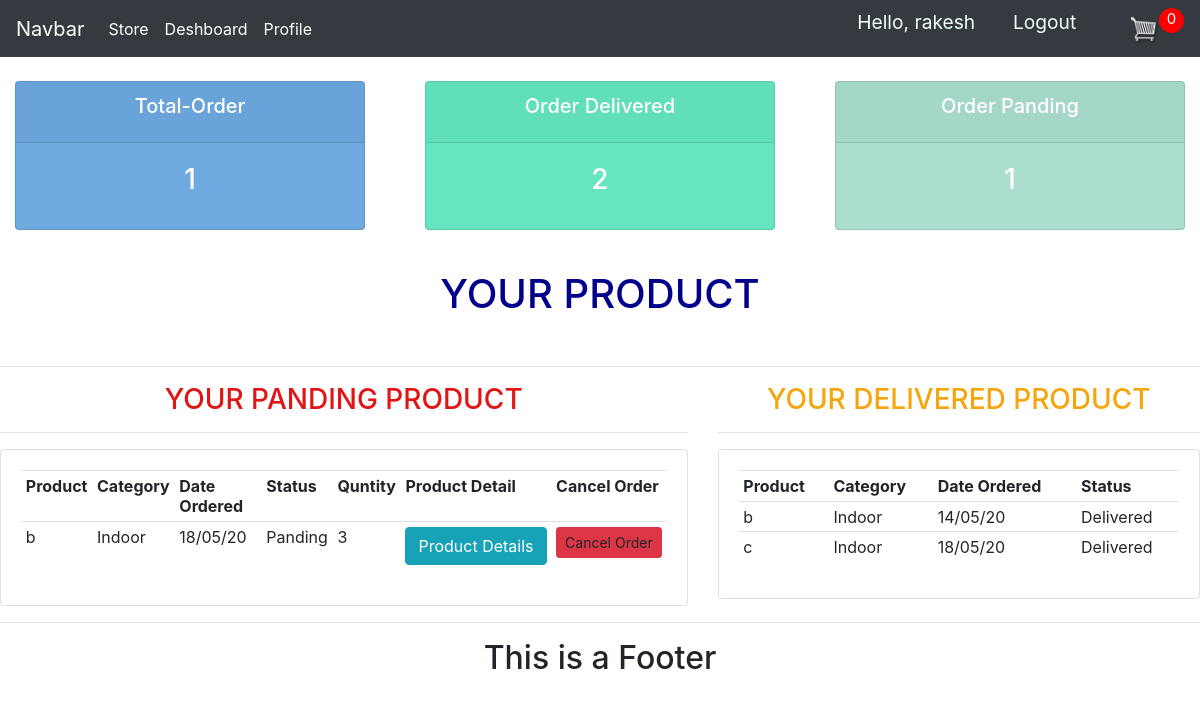
Screenshot of /customer/dashboard/ (signed in) with the database file from the repository.
### accounts/models.py (models this page shows)
class MyProfile(models.Model):
    type = (('customer','customer'),('seller','seller'))
    ge = (('male','Male'),('female','Female'))
    user = models.OneToOneField(to=User, on_delete=models.CASCADE)
    name = models.CharField(max_length=100,validators=[validator.name])
    gender = models.CharField(max_length=100,choices=ge)
    phone = models.CharField(max_length=100,validators=[validator.phone])
    register_type = models.CharField(max_length=100,choices=type)
    profile_pic = models.ImageField(default='facebook.jpg', upload_to='profile_pic/', null=True, blank=True)
    cr_date = models.DateTimeField(auto_now_add=True)
    def __str__(self):
        return self.name

### customer/models.py (models this page shows, shortened)
class OrderItem(models.Model):
    status = (('Panding','Panding'),('Delivered','Delivered'))
    product = models.ForeignKey(Product,on_delete=models.CASCADE)
    order = models.ForeignKey(Orders, on_delete=models.CASCADE)
    status = models.CharField(max_length=50,choices=status,default='Panding')
    quantity = models.IntegerField(default=0)
    cr_date = models.DateTimeField(auto_now_add=True)

### seller/models.py (models this page shows, shortened)
class Product(models.Model):
    Category = (('Indoor','Indoor'),('Out Door','Out Door'))
    seller = models.ForeignKey(to=MyProfile,on_delete=models.CASCADE)
    name = models.CharField(max_length=200)
    price = models.FloatField()
    Category = models.CharField(max_length=100,choices = Category)
    description = models.TextField()
    image = models.ImageField(upload_to='product/')
    cr_date = models.DateTimeField(auto_now_add=True)
    tag = models.ManyToManyField(Tag)
    slug = models.SlugField(null=True,unique=True)
    product_status = models.BooleanField(default=True)
    def __str__(self):
        return self.name

### accounts/decoratoer.py (the view)
        def wrapper_func(req, *args, **kwargs):
            group =None
            if req.user.groups.exists():
                group=req.user.groups.all()[0].name
                if group in allowed_roles:
                    return view_func(req, *args, **kwargs)
                else:
                    return HttpResponse('You are note authorized to access this page')

### accounts/decoratoer.py (called while the page is built)
def  allowed_user(allowed_roles=[]):
    def decorator(view_func):
        def wrapper_func(req, *args, **kwargs):
            group =None
            if req.user.groups.exists():
                group=req.user.groups.all()[0].name
                if group in allowed_roles:
                    return view_func(req, *args, **kwargs)
                else:
                    return HttpResponse('You are note authorized to access this page')
        return wrapper_func
    return decorator

### accounts/templatetags/account_extras.py (called while the page is built)
@register.filter(name='has_group')
def has_group(user, group_name):
    group = Group.objects.get(name=group_name)
    try:
        if group in user.groups.all():
            print('True')
            return True
    except:
        return False

### customer/models.py (called while the page is built)
    @property
    def get_cart_items(self):
        totalitems = self.orderitem_set.all()
        print('rakeshssssldjfkd',totalitems)
        total = sum([items.quantity for items in totalitems])
        return total

### customer/templates/customer/user_dashboard.html (shortened to what this page needs)
{% extends 'accounts/base.html' %}
{% block body %}
{% include 'seller/status.html' %}
<br>
<div class="text-center">
    <h1 style="color: darkblue">YOUR PRODUCT</h1>
<br>
<hr>
</div>
<div class="row">
    <div class="col-md-7">
        <h3 class="text-center " style="color: rgb(226, 20, 20)">YOUR PANDING PRODUCT</h3><hr>
        <div class="card card-body">
            <table class="table table-sm">
                <tr>
                    <th>Product</th>
                    <th>Category</th>
                    <th>Date Ordered</th>
                    <th>Status</th>
                    <th>Quntity</th>
                    <th>Product Detail</th>
                    <th>Cancel Order</th>
                </tr>
                {% for o in orderitem %}
                <tr>
                    <td>{{o.product}}</td>
                    <td>{{o.product.Category}}</td>
                    <td>{{o.cr_date | date:"d/m/y"}}</td>
                    <td>{{o.status}}</td>
                    <td>{{o.quantity}}</td>
                    <td> <a class="btn btn-info" href="#">Product Details</a></td>
                    <td> <a class="btn btn-sm btn-danger" data-toggle="modal" data-target="#myModal{{o.id}}">Cancel Order</a></td>
                </tr>
            {% endfor %}
        </table>
    </div>
</div>
<div class="col-md-5">
    <h3 class="text-center" style="color: rgb(247, 165, 13)">YOUR DELIVERED PRODUCT</h3><hr>
        <div class="card card-body">
            <table class="table table-sm">
                <tr>
                    <th>Product</th>
                    <th>Category</th>
                    <th>Date Ordered</th>
                    <th>Status</th>
                </tr>
                {% for o in d_order %}
                <tr>
                    <td>{{o.product}}</td>
                    <td>{{o.product.Category}}</td>
                    <td>{{o.cr_date | date:"d/m/y" }}</td>
                    <td>{{o.status}}</td>
                </tr>
                {% endfor %}
            </table>
        </div>
    </div>
</div>
{% endblock%}

### accounts/templates/accounts/navbar.html (shortened to what this page needs)
  {% load static %}
  {% load account_extras %}
  <nav class="navbar navbar-expand-lg navbar-dark bg-dark sticky-top">
    <a class="navbar-brand" href="#">Navbar</a>
    <div class="collapse navbar-collapse" id="navbarNav">
      <ul class="navbar-nav mr-auto">
      {% if request.user.is_authenticated %}
        {% if request.user.is_staff or request.user|has_group:"seller" %}
            <li class="nav-item active">
              <a class="nav-link" href="{% url 'seller_dashboard' %}"> Dashboard </a>
            </li>
            <li class="nav-item active">
              <a class="nav-link" href="{% url 'product' %}">Product</a>
            </li>
            <li class="nav-item active">
              <a class="nav-link" href="{% url 'add_product' %}">Add Product</a>
            </li>
        {% else %}
            <li class="nav-item active">
              <a class="nav-link" href="{% url 'store' %}">Store</a>
            </li>
            <li class="nav-item active">
              <a class="nav-link" href="{% url 'user_dashboard' %}">Deshboard</a>
            </li>
          {% endif %}
      <li class="nav-item active">
        <a class="nav-link" href="{% url 'accounts_settings' %}">Profile</a>
      </li>
      {% endif %}
          </ul>
        <ul class="navbar-nav ml-auto">
      {% if request.user.is_authenticated%}
          <span class="hello-mgs">Hello, {{request.user.myprofile}}</span>
          <span><a class="hello-mgs" href="{% url 'logout' %}">Logout</a></span>
            {% if request.user|has_group:"customer" %}
              <div class="form-inline">
                <a href="{% url 'cart' %}"><img src="{% static '/img/cart.png' %}" id="cart_image"></a>
                <p id="cart-total">{{cartItem}}</p>
              </div>
            {% endif %}
     {% endif%}
  </nav>

### static/css/main.css (style rules this page uses)
body { background-color:white }
#cart_image { width:30px; display: inline-block; margin-left: 15px; }
#cart-total { display: block; text-align: center; color:#fff; background-color: red; width: 25px; height: 25px; border-radius: 50%; font-size: 15px; }

### accounts/templates/accounts/navbar.html (style rules this page uses)
.hello-mgs { font-size: larger; color: azure; margin-right: 1cm; }

### rows the page displays
OrderItem: product "b", product.Category "Indoor", cr_date "18/05/20", status "Panding", quantity "3"
OrderItem: product "b", product.Category "Indoor", cr_date "14/05/20", status "Delivered"
OrderItem: product "c", product.Category "Indoor", cr_date "18/05/20", status "Delivered"

### other values shown
{{ request.user.myprofile }} "rakesh"
{{ cartItem }} "0"
{{ totalorder }} "1"
{{ delivered }} "2"
{{ panding }} "1"
